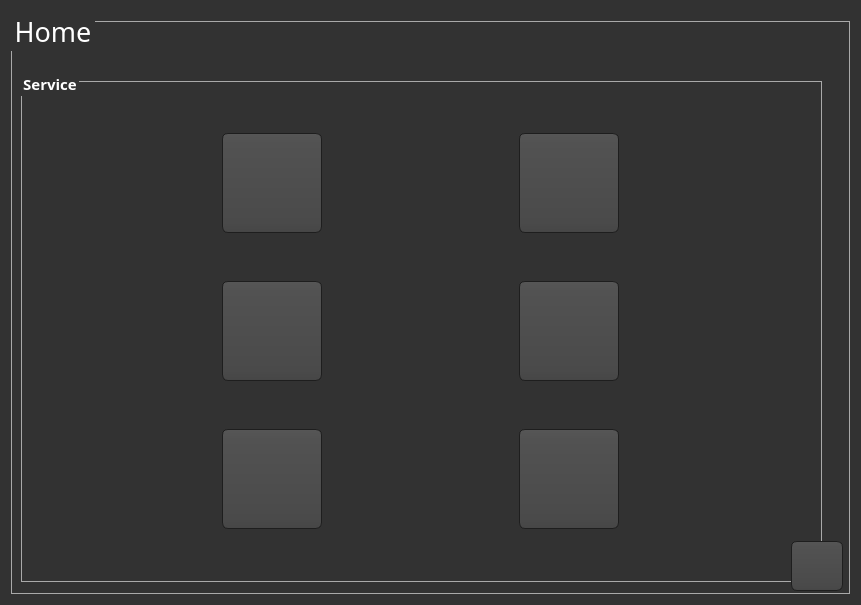
<?xml version="1.0" encoding="UTF-8"?>
<ui version="4.0">
 <class>Dialog</class>
 <widget class="QDialog" name="Dialog">
  <property name="geometry">
   <rect>
    <x>0</x>
    <y>0</y>
    <width>861</width>
    <height>605</height>
   </rect>
  </property>
  <property name="sizePolicy">
   <sizepolicy hsizetype="Maximum" vsizetype="Maximum">
    <horstretch>0</horstretch>
    <verstretch>0</verstretch>
   </sizepolicy>
  </property>
  <property name="minimumSize">
   <size>
    <width>0</width>
    <height>0</height>
   </size>
  </property>
  <property name="maximumSize">
   <size>
    <width>16777215</width>
    <height>16777215</height>
   </size>
  </property>
  <property name="windowTitle">
   <string>Dialog</string>
  </property>
  <property name="styleSheet">
   <string notr="true">QToolTip
{
     border: 1px solid black;
     background-color: #ffa02f;
     padding: 1px;
     border-radius: 3px;
     opacity: 100;
}

QWidget
{
    color: #ffffff;
    background-color:#323232
}

QTreeView, QListView
{
    background-color: silver;
    margin-left: 5px;
}

QWidget:item:hover
{
    background-color: QLinearGradient( x1: 0, y1: 0, x2: 0, y2: 1, stop: 0 #ffa02f, stop: 1 #ca0619);
    color: #000000;
}

QWidget:item:selected
{
    background-color: QLinearGradient( x1: 0, y1: 0, x2: 0, y2: 1, stop: 0 #ffa02f, stop: 1 #d7801a);
}

QMenuBar::item
{
    background: transparent;
}

QMenuBar::item:selected
{
    background: transparent;
    border: 1px solid #ffaa00;
}

QMenuBar::item:pressed
{
    background: #444;
    border: 1px solid #000;
    background-color: QLinearGradient(
        x1:0, y1:0,
        x2:0, y2:1,
        stop:1 #212121,
        stop:0.4 #343434/*,
        stop:0.2 #343434,
        stop:0.1 #ffaa00*/
    );
    margin-bottom:-1px;
    padding-bottom:1px;
}

QMenu
{
    border: 1px solid #000;
}

QMenu::item
{
    padding: 2px 20px 2px 20px;
}

QMenu::item:selected
{
    color: #000000;
}

QWidget:disabled
{
    color: #808080;
    background-color: #323232;
}

QAbstractItemView
{
    background-color: QLinearGradient( x1: 0, y1: 0, x2: 0, y2: 1, stop: 0 #4d4d4d, stop: 0.1 #646464, stop: 1 #5d5d5d);
}

QWidget:focus
{
    /*border: 1px solid darkgray;*/
}

QLineEdit
{
    background-color: QLinearGradient( x1: 0, y1: 0, x2: 0, y2: 1, stop: 0 #4d4d4d, stop: 0 #646464, stop: 1 #5d5d5d);
    padding: 1px;
    border-style: solid;
    border: 1px solid #1e1e1e;
    border-radius: 5;
}

QPushButton
{
    color: #b1b1b1;
    background-color: QLinearGradient( x1: 0, y1: 0, x2: 0, y2: 1, stop: 0 #565656, stop: 0.1 #525252, stop: 0.5 #4e4e4e, stop: 0.9 #4a4a4a, stop: 1 #464646);
    border-width: 1px;
    border-color: #1e1e1e;
    border-style: solid;
    border-radius: 6;
    padding: 3px;
    font-size: 12px;
    padding-left: 5px;
    padding-right: 5px;
    min-width: 40px;
}

QPushButton:pressed
{
    background-color: QLinearGradient( x1: 0, y1: 0, x2: 0, y2: 1, stop: 0 #2d2d2d, stop: 0.1 #2b2b2b, stop: 0.5 #292929, stop: 0.9 #282828, stop: 1 #252525);
}

QComboBox
{
    selection-background-color: #ffaa00;
    background-color: QLinearGradient( x1: 0, y1: 0, x2: 0, y2: 1, stop: 0 #565656, stop: 0.1 #525252, stop: 0.5 #4e4e4e, stop: 0.9 #4a4a4a, stop: 1 #464646);
    border-style: solid;
    border: 1px solid #1e1e1e;
    border-radius: 5;
}

QComboBox:hover,QPushButton:hover
{
    border: 2px solid QLinearGradient( x1: 0, y1: 0, x2: 0, y2: 1, stop: 0 #ffa02f, stop: 1 #d7801a);
}


QComboBox:on
{
    padding-top: 3px;
    padding-left: 4px;
    background-color: QLinearGradient( x1: 0, y1: 0, x2: 0, y2: 1, stop: 0 #2d2d2d, stop: 0.1 #2b2b2b, stop: 0.5 #292929, stop: 0.9 #282828, stop: 1 #252525);
    selection-background-color: #ffaa00;
}

QComboBox QAbstractItemView
{
    border: 2px solid darkgray;
    selection-background-color: QLinearGradient( x1: 0, y1: 0, x2: 0, y2: 1, stop: 0 #ffa02f, stop: 1 #d7801a);
}

QComboBox::drop-down
{
     subcontrol-origin: padding;
     subcontrol-position: top right;
     width: 15px;

     border-left-width: 0px;
     border-left-color: darkgray;
     border-left-style: solid; /* just a single line */
     border-top-right-radius: 3px; /* same radius as the QComboBox */
     border-bottom-right-radius: 3px;
 }

QComboBox::down-arrow
{
     image: url(:/dark_orange/img/down_arrow.png);
}

QGroupBox
{
    border: 1px solid darkgray;
    margin-top: 10px;
}

QGroupBox:focus
{
    border: 1px solid darkgray;
}

QTextEdit:focus
{
    border: 1px solid darkgray;
}

QScrollBar:horizontal {
     border: 1px solid #222222;
     background: QLinearGradient( x1: 0, y1: 0, x2: 0, y2: 1, stop: 0.0 #121212, stop: 0.2 #282828, stop: 1 #484848);
     height: 7px;
     margin: 0px 16px 0 16px;
}

QScrollBar::handle:horizontal
{
      background: QLinearGradient( x1: 0, y1: 0, x2: 1, y2: 0, stop: 0 #ffa02f, stop: 0.5 #d7801a, stop: 1 #ffa02f);
      min-height: 20px;
      border-radius: 2px;
}

QScrollBar::add-line:horizontal {
      border: 1px solid #1b1b19;
      border-radius: 2px;
      background: QLinearGradient( x1: 0, y1: 0, x2: 1, y2: 0, stop: 0 #ffa02f, stop: 1 #d7801a);
      width: 14px;
      subcontrol-position: right;
      subcontrol-origin: margin;
}

QScrollBar::sub-line:horizontal {
      border: 1px solid #1b1b19;
      border-radius: 2px;
      background: QLinearGradient( x1: 0, y1: 0, x2: 1, y2: 0, stop: 0 #ffa02f, stop: 1 #d7801a);
      width: 14px;
     subcontrol-position: left;
     subcontrol-origin: margin;
}

QScrollBar::right-arrow:horizontal, QScrollBar::left-arrow:horizontal
{
      border: 1px solid black;
      width: 1px;
      height: 1px;
      background: white;
}

QScrollBar::add-page:horizontal, QScrollBar::sub-page:horizontal
{
      background: none;
}

QScrollBar:vertical
{
      background: QLinearGradient( x1: 0, y1: 0, x2: 1, y2: 0, stop: 0.0 #121212, stop: 0.2 #282828, stop: 1 #484848);
      width: 7px;
      margin: 16px 0 16px 0;
      border: 1px solid #222222;
}

QScrollBar::handle:vertical
{
      background: QLinearGradient( x1: 0, y1: 0, x2: 0, y2: 1, stop: 0 #ffa02f, stop: 0.5 #d7801a, stop: 1 #ffa02f);
      min-height: 20px;
      border-radius: 2px;
}

QScrollBar::add-line:vertical
{
      border: 1px solid #1b1b19;
      border-radius: 2px;
      background: QLinearGradient( x1: 0, y1: 0, x2: 0, y2: 1, stop: 0 #ffa02f, stop: 1 #d7801a);
      height: 14px;
      subcontrol-position: bottom;
      subcontrol-origin: margin;
}

QScrollBar::sub-line:vertical
{
      border: 1px solid #1b1b19;
      border-radius: 2px;
      background: QLinearGradient( x1: 0, y1: 0, x2: 0, y2: 1, stop: 0 #d7801a, stop: 1 #ffa02f);
      height: 14px;
      subcontrol-position: top;
      subcontrol-origin: margin;
}

QScrollBar::up-arrow:vertical, QScrollBar::down-arrow:vertical
{
      border: 1px solid black;
      width: 1px;
      height: 1px;
      background: white;
}


QScrollBar::add-page:vertical, QScrollBar::sub-page:vertical
{
      background: none;
}

QTextEdit
{
    background-color: #242424;
}

QPlainTextEdit
{
    background-color: #242424;
}

QHeaderView::section
{
    background-color: QLinearGradient(x1:0, y1:0, x2:0, y2:1, stop:0 #616161, stop: 0.5 #505050, stop: 0.6 #434343, stop:1 #656565);
    color: white;
    padding-left: 4px;
    border: 1px solid #6c6c6c;
}

QCheckBox:disabled
{
color: #414141;
}

QDockWidget::title
{
    text-align: center;
    spacing: 3px; /* spacing between items in the tool bar */
    background-color: QLinearGradient(x1:0, y1:0, x2:0, y2:1, stop:0 #323232, stop: 0.5 #242424, stop:1 #323232);
}

QDockWidget::close-button, QDockWidget::float-button
{
    text-align: center;
    spacing: 1px; /* spacing between items in the tool bar */
    background-color: QLinearGradient(x1:0, y1:0, x2:0, y2:1, stop:0 #323232, stop: 0.5 #242424, stop:1 #323232);
}

QDockWidget::close-button:hover, QDockWidget::float-button:hover
{
    background: #242424;
}

QDockWidget::close-button:pressed, QDockWidget::float-button:pressed
{
    padding: 1px -1px -1px 1px;
}

QMainWindow::separator
{
    background-color: QLinearGradient(x1:0, y1:0, x2:0, y2:1, stop:0 #161616, stop: 0.5 #151515, stop: 0.6 #212121, stop:1 #343434);
    color: white;
    padding-left: 4px;
    border: 1px solid #4c4c4c;
    spacing: 3px; /* spacing between items in the tool bar */
}

QMainWindow::separator:hover
{

    background-color: QLinearGradient(x1:0, y1:0, x2:0, y2:1, stop:0 #d7801a, stop:0.5 #b56c17 stop:1 #ffa02f);
    color: white;
    padding-left: 4px;
    border: 1px solid #6c6c6c;
    spacing: 3px; /* spacing between items in the tool bar */
}

QToolBar::handle
{
     spacing: 3px; /* spacing between items in the tool bar */
     background: url(:/dark_orange/img/handle.png);
}

QMenu::separator
{
    height: 2px;
    background-color: QLinearGradient(x1:0, y1:0, x2:0, y2:1, stop:0 #161616, stop: 0.5 #151515, stop: 0.6 #212121, stop:1 #343434);
    color: white;
    padding-left: 4px;
    margin-left: 10px;
    margin-right: 5px;
}

QProgressBar
{
    border: 2px solid grey;
    border-radius: 5px;
    text-align: center;
}

QProgressBar::chunk
{
    background-color: #d7801a;
    width: 2.15px;
    margin: 0.5px;
}

QTabBar::tab {
    color: #b1b1b1;
    border: 1px solid #444;
    border-bottom-style: none;
    background-color: #323232;
    padding-left: 10px;
    padding-right: 10px;
    padding-top: 3px;
    padding-bottom: 2px;
    margin-right: -1px;
}

QTabWidget::pane {
    border: 1px solid #444;
    top: 1px;
}

QTabBar::tab:last
{
    margin-right: 0; /* the last selected tab has nothing to overlap with on the right */
    border-top-right-radius: 3px;
}

QTabBar::tab:first:!selected
{
 margin-left: 0px; /* the last selected tab has nothing to overlap with on the right */


    border-top-left-radius: 3px;
}

QTabBar::tab:!selected
{
    color: #b1b1b1;
    border-bottom-style: solid;
    margin-top: 3px;
    background-color: QLinearGradient(x1:0, y1:0, x2:0, y2:1, stop:1 #212121, stop:.4 #343434);
}

QTabBar::tab:selected
{
    border-top-left-radius: 3px;
    border-top-right-radius: 3px;
    margin-bottom: 0px;
}

QTabBar::tab:!selected:hover
{
    /*border-top: 2px solid #ffaa00;
    padding-bottom: 3px;*/
    border-top-left-radius: 3px;
    border-top-right-radius: 3px;
    background-color: QLinearGradient(x1:0, y1:0, x2:0, y2:1, stop:1 #212121, stop:0.4 #343434, stop:0.2 #343434, stop:0.1 #ffaa00);
}

QRadioButton::indicator:checked, QRadioButton::indicator:unchecked{
    color: #b1b1b1;
    background-color: #323232;
    border: 1px solid #b1b1b1;
    border-radius: 6px;
}

QRadioButton::indicator:checked
{
    background-color: qradialgradient(
        cx: 0.5, cy: 0.5,
        fx: 0.5, fy: 0.5,
        radius: 1.0,
        stop: 0.25 #ffaa00,
        stop: 0.3 #323232
    );
}

QCheckBox::indicator{
    color: #b1b1b1;
    background-color: #323232;
    border: 1px solid #b1b1b1;
    width: 9px;
    height: 9px;
}

QRadioButton::indicator
{
    border-radius: 6px;
}

QRadioButton::indicator:hover, QCheckBox::indicator:hover
{
    border: 1px solid #ffaa00;
}

QCheckBox::indicator:checked
{
    image:url(:/dark_orange/img/checkbox.png);
}

QCheckBox::indicator:disabled, QRadioButton::indicator:disabled
{
    border: 1px solid #444;
}


QSlider::groove:horizontal {
    border: 1px solid #3A3939;
    height: 8px;
    background: #201F1F;
    margin: 2px 0;
    border-radius: 2px;
}

QSlider::handle:horizontal {
    background: QLinearGradient( x1: 0, y1: 0, x2: 0, y2: 1,
      stop: 0.0 silver, stop: 0.2 #a8a8a8, stop: 1 #727272);
    border: 1px solid #3A3939;
    width: 14px;
    height: 14px;
    margin: -4px 0;
    border-radius: 2px;
}

QSlider::groove:vertical {
    border: 1px solid #3A3939;
    width: 8px;
    background: #201F1F;
    margin: 0 0px;
    border-radius: 2px;
}

QSlider::handle:vertical {
    background: QLinearGradient( x1: 0, y1: 0, x2: 0, y2: 1, stop: 0.0 silver,
      stop: 0.2 #a8a8a8, stop: 1 #727272);
    border: 1px solid #3A3939;
    width: 14px;
    height: 14px;
    margin: 0 -4px;
    border-radius: 2px;
}

QAbstractSpinBox {
    padding-top: 2px;
    padding-bottom: 2px;
    border: 1px solid darkgray;

    border-radius: 2px;
    min-width: 50px;
}

</string>
  </property>
  <layout class="QVBoxLayout" name="verticalLayout">
   <item>
    <widget class="QGroupBox" name="groupBox">
     <property name="sizePolicy">
      <sizepolicy hsizetype="Preferred" vsizetype="Preferred">
       <horstretch>0</horstretch>
       <verstretch>0</verstretch>
      </sizepolicy>
     </property>
     <property name="font">
      <font>
       <family>Old Antic Bold</family>
       <pointsize>20</pointsize>
      </font>
     </property>
     <property name="acceptDrops">
      <bool>false</bool>
     </property>
     <property name="title">
      <string>Home</string>
     </property>
     <widget class="QGroupBox" name="groupBox_2">
      <property name="geometry">
       <rect>
        <x>10</x>
        <y>60</y>
        <width>801</width>
        <height>511</height>
       </rect>
      </property>
      <property name="font">
       <font>
        <family>Old Antic Bold</family>
        <pointsize>11</pointsize>
        <weight>75</weight>
        <bold>true</bold>
       </font>
      </property>
      <property name="title">
       <string>Service</string>
      </property>
      <layout class="QGridLayout" name="gridLayout">
       <item row="3" column="1">
        <widget class="QPushButton" name="pushButton_2">
         <property name="minimumSize">
          <size>
           <width>52</width>
           <height>100</height>
          </size>
         </property>
         <property name="maximumSize">
          <size>
           <width>100</width>
           <height>100</height>
          </size>
         </property>
         <property name="font">
          <font>
           <family>Old Antic Bold</family>
           <pointsize>20</pointsize>
          </font>
         </property>
         <property name="toolTip">
          <string>Company Information</string>
         </property>
         <property name="styleSheet">
          <string notr="true">font-size:20pt</string>
         </property>
         <property name="text">
          <string/>
         </property>
         <property name="icon">
          <iconset>
           <normaloff>../Icons/Company Info.png</normaloff>../Icons/Company Info.png</iconset>
         </property>
         <property name="iconSize">
          <size>
           <width>100</width>
           <height>100</height>
          </size>
         </property>
        </widget>
       </item>
       <item row="3" column="0">
        <widget class="QPushButton" name="pushButton">
         <property name="sizePolicy">
          <sizepolicy hsizetype="Minimum" vsizetype="Minimum">
           <horstretch>0</horstretch>
           <verstretch>0</verstretch>
          </sizepolicy>
         </property>
         <property name="minimumSize">
          <size>
           <width>52</width>
           <height>100</height>
          </size>
         </property>
         <property name="maximumSize">
          <size>
           <width>100</width>
           <height>100</height>
          </size>
         </property>
         <property name="font">
          <font>
           <family>Old Antic Bold</family>
           <pointsize>20</pointsize>
          </font>
         </property>
         <property name="toolTip">
          <string>Add New Employee</string>
         </property>
         <property name="statusTip">
          <string/>
         </property>
         <property name="accessibleName">
          <string/>
         </property>
         <property name="accessibleDescription">
          <string/>
         </property>
         <property name="styleSheet">
          <string notr="true">font-size:20pt</string>
         </property>
         <property name="text">
          <string extracomment="11111"/>
         </property>
         <property name="icon">
          <iconset>
           <normaloff>../Icons/New Employee.png</normaloff>../Icons/New Employee.png</iconset>
         </property>
         <property name="iconSize">
          <size>
           <width>100</width>
           <height>100</height>
          </size>
         </property>
        </widget>
       </item>
       <item row="6" column="0">
        <widget class="QPushButton" name="TrainButton">
         <property name="minimumSize">
          <size>
           <width>52</width>
           <height>100</height>
          </size>
         </property>
         <property name="maximumSize">
          <size>
           <width>100</width>
           <height>100</height>
          </size>
         </property>
         <property name="font">
          <font>
           <family>Old Antic Bold</family>
           <pointsize>20</pointsize>
          </font>
         </property>
         <property name="toolTip">
          <string>Train Model</string>
         </property>
         <property name="styleSheet">
          <string notr="true">font-size:20pt</string>
         </property>
         <property name="text">
          <string/>
         </property>
         <property name="icon">
          <iconset>
           <normaloff>../Icons/train.png</normaloff>../Icons/train.png</iconset>
         </property>
         <property name="iconSize">
          <size>
           <width>90</width>
           <height>90</height>
          </size>
         </property>
        </widget>
       </item>
       <item row="6" column="1">
        <widget class="QPushButton" name="TakeAtt">
         <property name="minimumSize">
          <size>
           <width>52</width>
           <height>100</height>
          </size>
         </property>
         <property name="maximumSize">
          <size>
           <width>100</width>
           <height>100</height>
          </size>
         </property>
         <property name="font">
          <font>
           <family>Old Antic Bold</family>
           <pointsize>20</pointsize>
          </font>
         </property>
         <property name="toolTip">
          <string>Start Taking Attendance</string>
         </property>
         <property name="styleSheet">
          <string notr="true">font-size:20pt</string>
         </property>
         <property name="text">
          <string/>
         </property>
         <property name="icon">
          <iconset>
           <normaloff>../Icons/take attendace.png</normaloff>../Icons/take attendace.png</iconset>
         </property>
         <property name="iconSize">
          <size>
           <width>99</width>
           <height>99</height>
          </size>
         </property>
        </widget>
       </item>
       <item row="8" column="0">
        <widget class="QPushButton" name="AddNewAdminButton">
         <property name="minimumSize">
          <size>
           <width>52</width>
           <height>100</height>
          </size>
         </property>
         <property name="maximumSize">
          <size>
           <width>100</width>
           <height>100</height>
          </size>
         </property>
         <property name="font">
          <font>
           <family>Old Antic Bold</family>
           <pointsize>20</pointsize>
          </font>
         </property>
         <property name="toolTip">
          <string>Add Admin</string>
         </property>
         <property name="styleSheet">
          <string notr="true">font-size:20pt</string>
         </property>
         <property name="text">
          <string/>
         </property>
         <property name="icon">
          <iconset>
           <normaloff>../Icons/add admin.jpg</normaloff>../Icons/add admin.jpg</iconset>
         </property>
         <property name="iconSize">
          <size>
           <width>90</width>
           <height>90</height>
          </size>
         </property>
        </widget>
       </item>
       <item row="8" column="1">
        <widget class="QPushButton" name="logoutButton">
         <property name="minimumSize">
          <size>
           <width>52</width>
           <height>100</height>
          </size>
         </property>
         <property name="maximumSize">
          <size>
           <width>100</width>
           <height>100</height>
          </size>
         </property>
         <property name="toolTip">
          <string>Logout</string>
         </property>
         <property name="styleSheet">
          <string notr="true">font-size:20pt</string>
         </property>
         <property name="text">
          <string/>
         </property>
         <property name="icon">
          <iconset>
           <normaloff>../Icons/logout.png</normaloff>../Icons/logout.png</iconset>
         </property>
         <property name="iconSize">
          <size>
           <width>90</width>
           <height>90</height>
          </size>
         </property>
        </widget>
       </item>
      </layout>
     </widget>
     <widget class="QPushButton" name="Exit">
      <property name="geometry">
       <rect>
        <x>780</x>
        <y>530</y>
        <width>52</width>
        <height>50</height>
       </rect>
      </property>
      <property name="sizePolicy">
       <sizepolicy hsizetype="Fixed" vsizetype="Fixed">
        <horstretch>0</horstretch>
        <verstretch>0</verstretch>
       </sizepolicy>
      </property>
      <property name="minimumSize">
       <size>
        <width>52</width>
        <height>50</height>
       </size>
      </property>
      <property name="maximumSize">
       <size>
        <width>50</width>
        <height>50</height>
       </size>
      </property>
      <property name="toolTip">
       <string>Shutdown System</string>
      </property>
      <property name="whatsThis">
       <string/>
      </property>
      <property name="styleSheet">
       <string notr="true">font-size:20pt</string>
      </property>
      <property name="text">
       <string/>
      </property>
      <property name="icon">
       <iconset>
        <normaloff>../Icons/shutdown.png</normaloff>../Icons/shutdown.png</iconset>
      </property>
      <property name="iconSize">
       <size>
        <width>40</width>
        <height>40</height>
       </size>
      </property>
     </widget>
    </widget>
   </item>
  </layout>
 </widget>
 <resources/>
 <connections/>
</ui>
